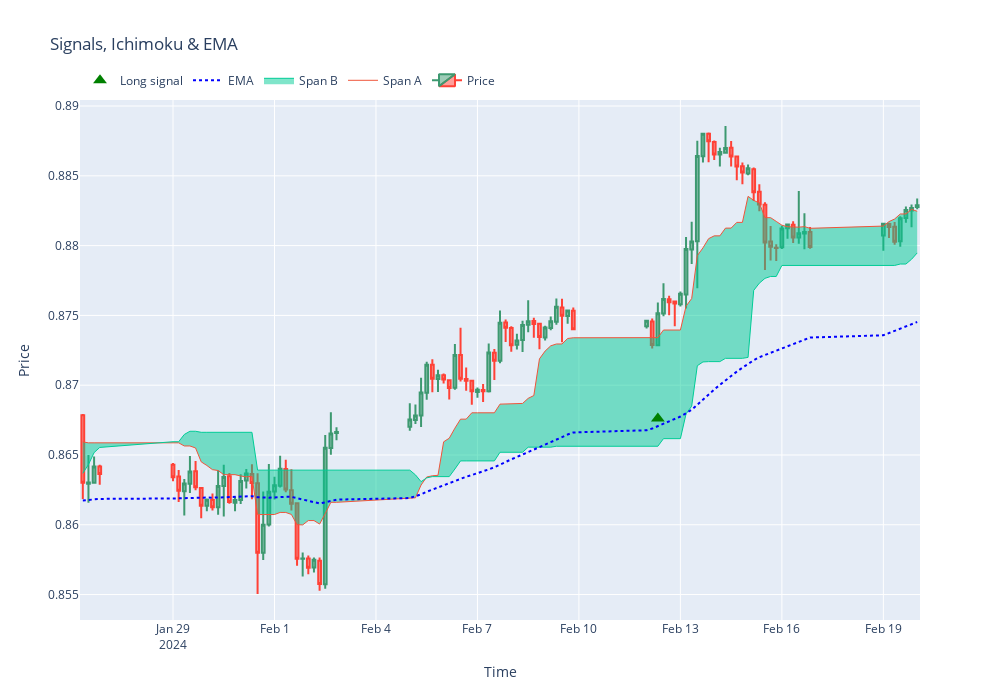

Source (notebook cell):
### Code cell
import plotly.graph_objects as go


def plot_signals_ichimoku(
    df: pd.DataFrame,
    start_idx: int,
    end_idx: int,
    show_cloud: bool = True,
    title: str | None = None,
    offset_frac: float = 0.006,
    marker_size: int = 12,
    fig_width: int = 1000,
    fig_height: int = 700,
    show: bool = True,
):
    """
    Plot a candlestick slice with optional Ichimoku cloud, EMA, and signal markers.

    Parameters
    ----------
    df : pd.DataFrame
        Full dataframe (indexed by datetime or integer).
    start_idx, end_idx : int
        Inclusive slice bounds on row positions (iloc-based).
    show_cloud : bool
        If True, overlays ich_spanA/B cloud.
    title : str | None
        Optional plot title.
    offset_frac : float
        Fraction of price used to nudge triangle markers away from candle extremes.
    marker_size : int
        Size of signal triangle markers.
    fig_width, fig_height : int
        Dimensions of the Plotly figure (in pixels).
    show : bool
        If True, immediately render the figure; otherwise just return it.
    """

    # Slice
    data = df.iloc[start_idx:end_idx + 1].copy()
    if data.empty:
        raise ValueError("Selected slice is empty. Check start_idx/end_idx.")

    for col in ["Open","High","Low","Close","signal"]:
        if col not in data.columns:
            raise KeyError(f"Missing required column: {col}")

    x = data.index
    fig = go.Figure()

    # Candles
    fig.add_trace(go.Candlestick(
        x=x,
        open=data["Open"],
        high=data["High"],
        low=data["Low"],
        close=data["Close"],
        name="Price"
    ))

    # Ichimoku cloud
    if show_cloud:
        for col in ["ich_spanA","ich_spanB"]:
            if col not in data.columns:
                raise KeyError(f"show_cloud=True but missing column: {col}")
        spanA, spanB = data["ich_spanA"], data["ich_spanB"]
        fig.add_trace(go.Scatter(x=x, y=spanA, mode="lines", name="Span A", line=dict(width=1)))
        fig.add_trace(go.Scatter(x=x, y=spanB, mode="lines", name="Span B",
                                 fill="tonexty", opacity=0.2, line=dict(width=1)))

    # EMA
    if "EMA" in data.columns:
        fig.add_trace(go.Scatter(
            x=x, y=data["EMA"], mode="lines", name="EMA",
            line=dict(color="blue", width=2, dash="dot")
        ))

    # Offset for markers
    pad = offset_frac * data["Close"].abs().replace(0, np.nan).fillna(method="ffill").fillna(method="bfill")

    # Long markers
    bull = data["signal"] == 1
    if bull.any():
        fig.add_trace(go.Scatter(
            x=x[bull],
            y=(data.loc[bull, "Low"] - pad.loc[bull]),
            mode="markers",
            name="Long signal",
            marker=dict(symbol="triangle-up", size=marker_size, color="green"),
            hovertemplate="Long signal<br>%{x|%Y-%m-%d %H:%M}<extra></extra>"
        ))

    # Short markers
    bear = data["signal"] == -1
    if bear.any():
        fig.add_trace(go.Scatter(
            x=x[bear],
            y=(data.loc[bear, "High"] + pad.loc[bear]),
            mode="markers",
            name="Short signal",
            marker=dict(symbol="triangle-down", size=marker_size, color="red"),
            hovertemplate="Short signal<br>%{x|%Y-%m-%d %H:%M}<extra></extra>"
        ))

    # Layout
    fig.update_layout(
        title=title or "Signals, Ichimoku & EMA",
        width=fig_width,
        height=fig_height,
        xaxis_title="Time",
        yaxis_title="Price",
        xaxis_rangeslider_visible=False,
        hovermode="x unified",
        legend=dict(orientation="h", yanchor="bottom", y=1.01, xanchor="left", x=0)
    )

    fig.update_xaxes(showgrid=True)
    fig.update_yaxes(showgrid=True)

    if show:
        fig.show()

    return fig



plot_signals_ichimoku(df=df, start_idx=350, end_idx=450, show=False)
